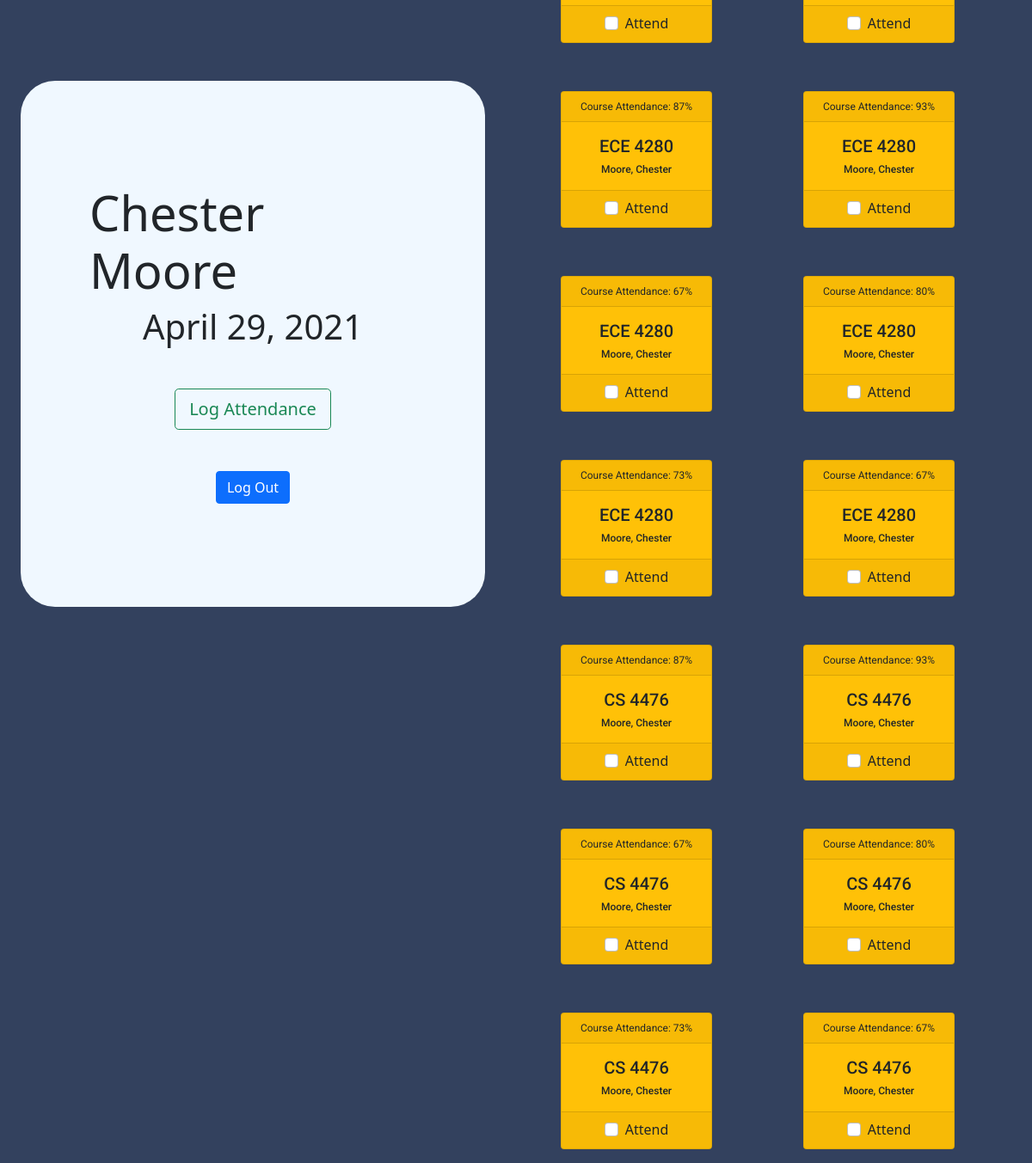
Page /student-dashboard (signed in) on the committed database.
### attendance_tracker/models.py (models this page shows, shortened)
class Teacher(db.Model, UserMixin):
    id = db.Column(db.Integer, primary_key=True)
    username = db.Column(db.String(20), unique=True, nullable=False)
    password = db.Column(db.String(60), nullable=False)
    name = db.Column(db.String(20), nullable=False)
    courses = db.relationship('Course')

class Course(db.Model):
    id = db.Column(db.Integer, primary_key=True)
    student_id = db.Column(db.Integer, db.ForeignKey('student.id'))
    teacher_id = db.Column(db.Integer, db.ForeignKey('teacher.id'))
    student = db.relationship('Student')
    teacher = db.relationship('Teacher')
    name = db.Column(db.String(30), nullable=False)
    student_attendance = db.Column(db.Integer, default=0)
    start_date = db.Column(db.Date, default=date.today)
    last_log = db.Column(db.Date, default=date(2000, 1, 1))

### attendance_tracker/routes.py (the view, shortened to what this page needs)
@app.route('/student-dashboard', methods=['GET', 'POST'])
def student_dashboard():
    return render_template('student_dashboard.html', current_user=current_user, date=date.today, round=round, min=min)

### attendance_tracker/models.py (called while the page is built)
@login_manager.user_loader
def load_user(user_id):
    if session['radio'] == 'Student':
        return Student.query.get(int(user_id))
    else:
        return Teacher.query.get(int(user_id))

### attendance_tracker/templates/student_dashboard.html (shortened to what this page needs)
{% extends 'base.html' %}
{% block body %}
<div class="row">
    <div class="col-6">
        <div class="container d-flex justify-content-end align-items-center" style="height: 100vh;">
            <div class="dashboard">
                <h3 class="display-4">{{ current_user.name }}</h3>
                <div class="d-flex justify-content-center">
                    <h3 class="display-6 mb-5">{{ date().strftime("%B %d, %Y") }}</h3>
                </div>
                <div class="d-flex justify-content-center mb-5">
                    <button type="submit" class="btn btn-lg btn-outline-success" form="attendance">Log
                        Attendance</button>
                </div>
                <div class="d-flex justify-content-center">
                    <button type="submit" class="btn btn-primary" form="logout">Log Out</button>
                </div>
            </div>
        </div>
    </div>
    <div class="col-6" style="height: 100vh;">
        <div class="container d-flex align-items-center" style="height: 100vh;">
            <div class="row row-cols-1 row-cols-md-2 g-4">
                {% for c in current_user.courses %}
                <div class="col">
                    <div class="card text-dark bg-warning m-3" style="width: 22vh">
                        <div class="card-header d-flex justify-content-center">
                            <div class="text">
                                Course Attendance: {{ min(round(c.student_attendance / ((date() - c.start_date).days) *
                                100), 100) }}%
                            </div>
                        </div>
                        <div class="card-body">
                            <h3 class="card-title d-flex justify-content-center">
                                <div class="text" style="font-size: 2.5vh;"> {{ c.name }} </div>
                            </h3>
                            <h5 class="card-text d-flex justify-content-center">
                                <div class="text"> {{ c.teacher.name.split()[-1] }}, {{ c.teacher.name.split()[0] }}
                                </div>
                            </h5>
                        </div>
                        <div class="card-footer d-flex justify-content-center">
                            {% if c.last_log == date() %}
                            <div class="text">Attended!</div>
                            {% else %}
                            <div class="form-check">
                                <input class="form-check-input" type="checkbox" id="flexCheckDefault"
                                    name="attend_check" value="{{ c.name }}" form="attendance" unchecked>
                                <label class="form-check-label" for="flexCheckDefault">Attend</label>
                            </div>
                            {% endif %}
                        </div>
                    </div>
                </div>
                {% endfor %}
            </div>
        </div>
    </div>
</div>
{% endblock body %}

### attendance_tracker/static/css/main.css (style rules this page uses)
body { background-color: #33415e; height: 100%; }
div.dashboard { background-color: aliceblue; border-radius: 5vh; padding: 15vh 10vh 15vh 10vh; }
div.text { font-family: "Roboto", sans-serif; font-size: 1.5vh; }

### rows in the picture
Teacher: name "Chester Moore"
Course: student_attendance+start_date "87", name "ECE 4280", teacher.name "Moore", teacher.name "Chester"
Course: student_attendance+start_date "93", name "ECE 4280", teacher.name "Moore", teacher.name "Chester"
Course: student_attendance+start_date "67", name "ECE 4280", teacher.name "Moore", teacher.name "Chester"
Course: student_attendance+start_date "80", name "ECE 4280", teacher.name "Moore", teacher.name "Chester"
Course: student_attendance+start_date "73", name "ECE 4280", teacher.name "Moore", teacher.name "Chester"
Course: student_attendance+start_date "67", name "ECE 4280", teacher.name "Moore", teacher.name "Chester"
Course: student_attendance+start_date "87", name "CS 4476", teacher.name "Moore", teacher.name "Chester"
Course: student_attendance+start_date "93", name "CS 4476", teacher.name "Moore", teacher.name "Chester"
Course: student_attendance+start_date "67", name "CS 4476", teacher.name "Moore", teacher.name "Chester"
Course: student_attendance+start_date "80", name "CS 4476", teacher.name "Moore", teacher.name "Chester"
Course: student_attendance+start_date "73", name "CS 4476", teacher.name "Moore", teacher.name "Chester"
Course: student_attendance+start_date "67", name "CS 4476", teacher.name "Moore", teacher.name "Chester"

### other values in the picture
{{ date().strftime("%B %d, %Y") }} "April 29, 2021"
